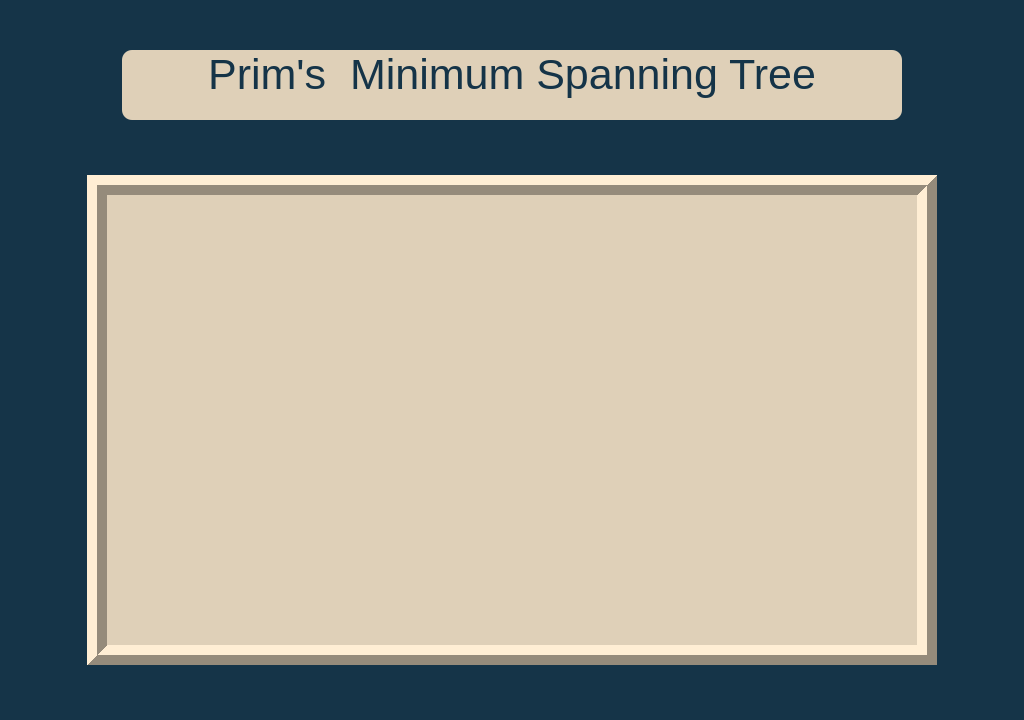
<?xml version="1.0" encoding="UTF-8"?>
<ui version="4.0">
 <class>MainWindow</class>
 <widget class="QMainWindow" name="MainWindow">
  <property name="geometry">
   <rect>
    <x>0</x>
    <y>0</y>
    <width>1024</width>
    <height>720</height>
   </rect>
  </property>
  <property name="windowTitle">
   <string>MainWindow</string>
  </property>
  <property name="styleSheet">
   <string notr="true">background-color: rgb(21, 52, 72);</string>
  </property>
  <widget class="QWidget" name="centralwidget">
   <widget class="QLabel" name="pageTitle">
    <property name="geometry">
     <rect>
      <x>122</x>
      <y>50</y>
      <width>780</width>
      <height>70</height>
     </rect>
    </property>
    <property name="font">
     <font>
      <pointsize>32</pointsize>
     </font>
    </property>
    <property name="layoutDirection">
     <enum>Qt::LeftToRight</enum>
    </property>
    <property name="styleSheet">
     <string notr="true">background-color: rgb(223, 208, 184);
color: rgb(21, 52, 72);
 border-radius: 10px;</string>
    </property>
    <property name="text">
     <string>Prim's  Minimum Spanning Tree</string>
    </property>
    <property name="textFormat">
     <enum>Qt::AutoText</enum>
    </property>
    <property name="scaledContents">
     <bool>true</bool>
    </property>
    <property name="alignment">
     <set>Qt::AlignHCenter|Qt::AlignTop</set>
    </property>
    <property name="wordWrap">
     <bool>false</bool>
    </property>
    <property name="margin">
     <number>0</number>
    </property>
    <property name="indent">
     <number>0</number>
    </property>
   </widget>
   <widget class="QFrame" name="frame">
    <property name="geometry">
     <rect>
      <x>87</x>
      <y>175</y>
      <width>850</width>
      <height>490</height>
     </rect>
    </property>
    <property name="styleSheet">
     <string notr="true">background-color: rgb(223, 208, 184);

</string>
    </property>
    <property name="frameShape">
     <enum>QFrame::Box</enum>
    </property>
    <property name="frameShadow">
     <enum>QFrame::Raised</enum>
    </property>
    <property name="lineWidth">
     <number>10</number>
    </property>
   </widget>
  </widget>
 </widget>
 <resources/>
 <connections/>
</ui>
